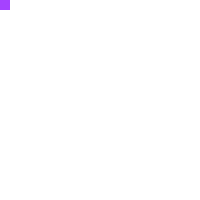
Frame 1 (no input)
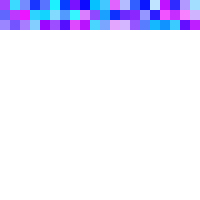
Frame 60 (the mouse pressed at the canvas centre just before this capture)
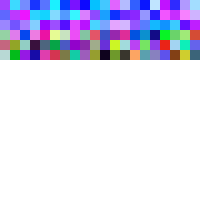
Frame 120 (the mouse held since frame 60 and released just before this capture)

The Processing sketch that drew these frames (run headless with seeded random() and noise(); from frame 60 on, the mouse is pressed at the canvas centre):

// Processing sketch: processing_3084
// ── processing_3084.pde


int space=10;
int kareW=10;
int kareH=10;
int kareX=0;
int kareY=0;

void setup(){
  size(200,200);
  background(255);
}


// draw space
void kareBosluk(){
  if(kareX == 200){
    kareX = 0;
    kareY = kareY+space;
    
    constrain(kareY,0,200);
  }

if(kareY == 200){
  kareX=0;
  kareY=0;
  }

}
//draw space end


//draw rectangle, fill it with random rgb value according to mouse position
void kareCiz(){
int r = int (random (1,255));
if (mouseX > 100){
  r = 0;
}
int g = int (random (1,255));
if (mouseX > 100){
  g = 100;
}

int b = int (random (1,255));
if (mouseY < 100){
  b = 255;
}

  
  noStroke();
  fill(r,g,b);
  rect(kareX,kareY,kareW,kareH);
  kareX=kareX+space;
}

//draw rectange end

void draw(){

  kareBosluk();
  kareCiz();
  
}
